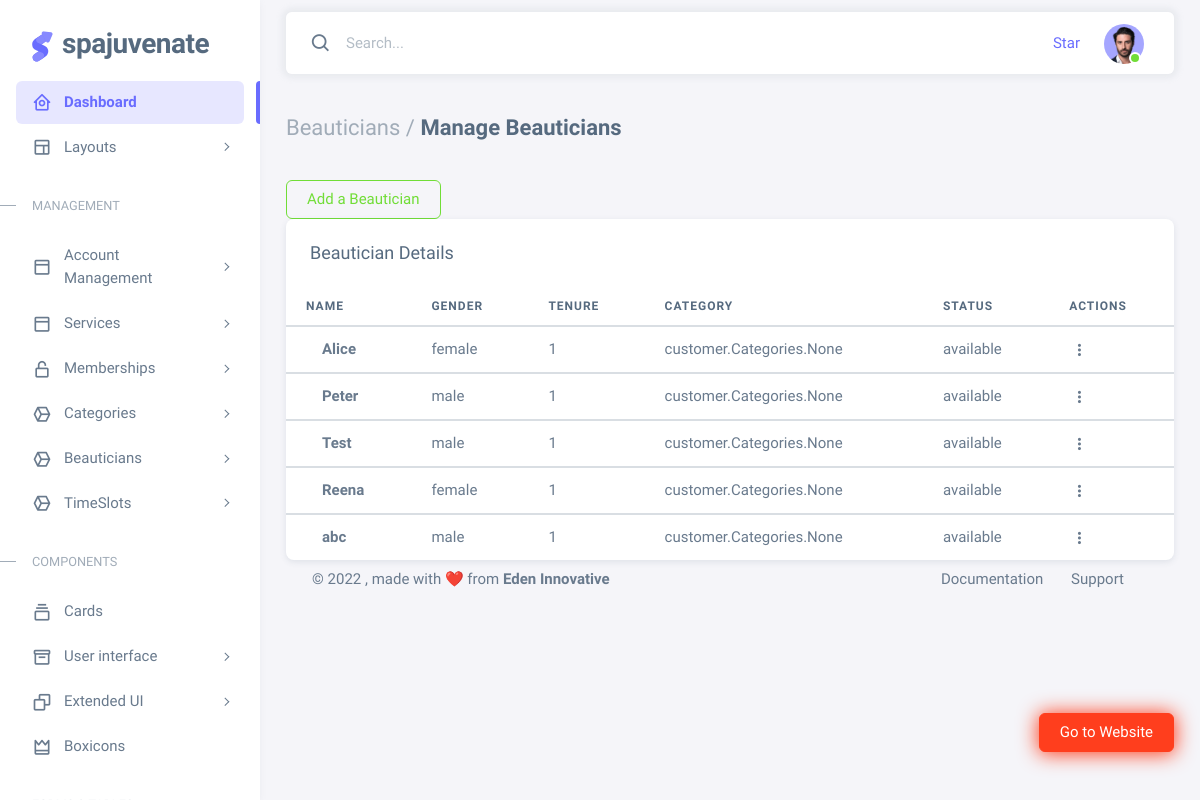
Page /owner/beauticians/manage on the earlier database version.
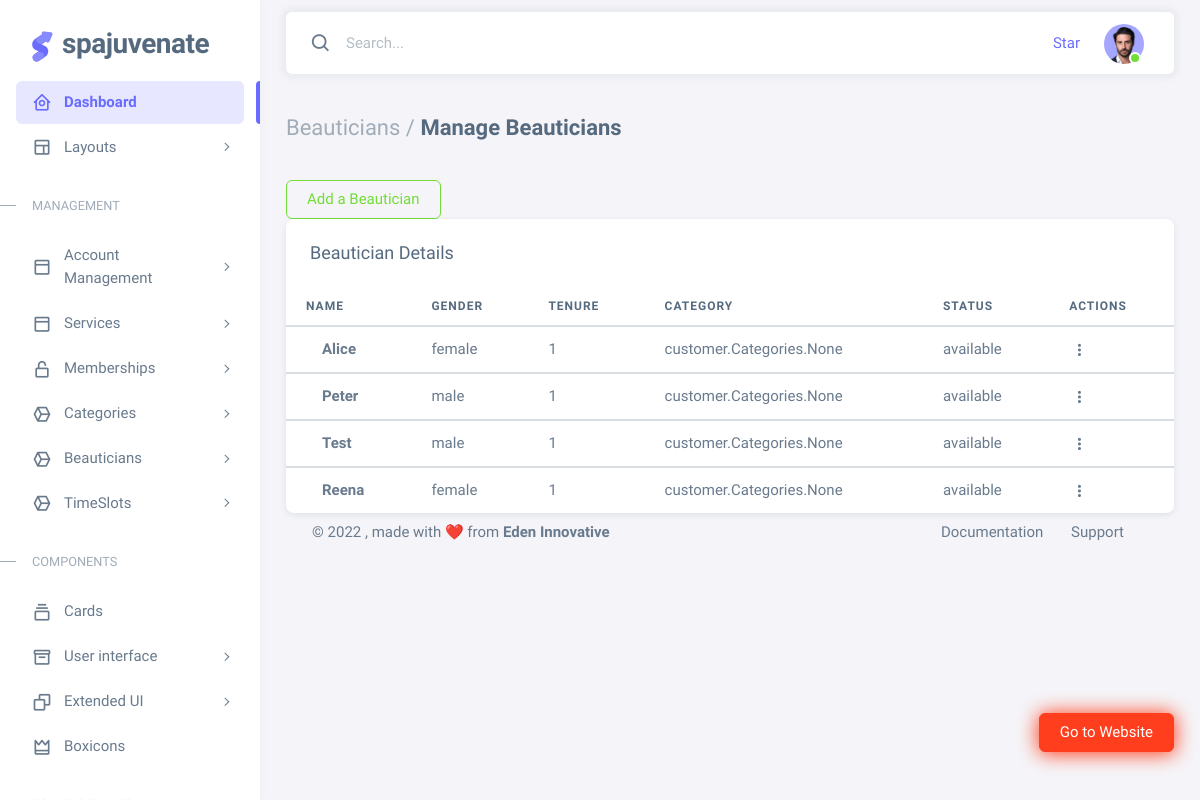
Same page on the later database version.
### customer/models.py (models this page shows, shortened)
class Beautician(models.Model):
    name=models.CharField(max_length=150)
    options=(
        ("male","male"),
        ("female","female"),
    )
    gender=models.CharField(max_length=150,choices=options)
    tenure=models.PositiveIntegerField(default=1)
    category=models.ManyToManyField(Categories,blank=True)
    options=(
        ("available","available"),
        ("unavailable","unavailable")
    )
    status=models.CharField(max_length=150,choices=options,default="available")

### owner/views.py (the view)
# urls.py: path("beauticians/manage", views.ManageBeauticiansView.as_view(), name="manage-beauticians"),
class ManageBeauticiansView(TemplateView):
    model = Beautician
    template_name = "manage-beauticians.html"
    def get_context_data(self, **kwargs):
        context = super().get_context_data(**kwargs)
        context["beauticians"] = Beautician.objects.all()
        return context

### owner/templates/manage-beauticians.html (shortened to what this page needs)
{%extends 'base1.html'%}
{%block body %}
<div class="content-wrapper">
<div class="container-xxl flex-grow-1 container-p-y">
<h4 class="fw-bold py-3 mb-4"><span class="text-muted fw-light">Beauticians /</span> Manage Beauticians</h4>
<a href="{%url 'add-beauticians'%}" class="btn btn-outline-success">Add a Beautician</a>
{%if beauticians%}
<div class="card">
<h5 class="card-header">Beautician Details</h5>
<div class="table-responsive text-nowrap">
<table class="table">
<thead>
  <tr>
    <th>Name</th>
    <th>Gender</th>
    <th>Tenure</th>
    <th>Category</th>
    <th>Status</th>
    <th>Actions</th>
  </tr>
</thead>
{%for beautician in beauticians%}
<tbody class="table-border-bottom-0">
  <tr>
    <td> <strong>{{beautician.name}}</strong></td>
    <td> {{beautician.gender}}</td>
    <td>{{beautician.tenure}}</td>
    <td>{{beautician.category}}</td>
    <td>{{beautician.status}}</td>
    <td>
      <div class="dropdown">
        <button type="button" class="btn p-0 dropdown-toggle hide-arrow" data-bs-toggle="dropdown">
          <i class="bx bx-dots-vertical-rounded"></i>
        </button>
      </div>
    </td>
  </tr>
  {%endfor%}
</tbody>
</table>
</div>
</div>
{%endif%}
{%endblock%}

Differences in the rows shown:
removed Beautician: name "abc", gender "male", tenure "1", category "customer.Categories.None", status "available"
